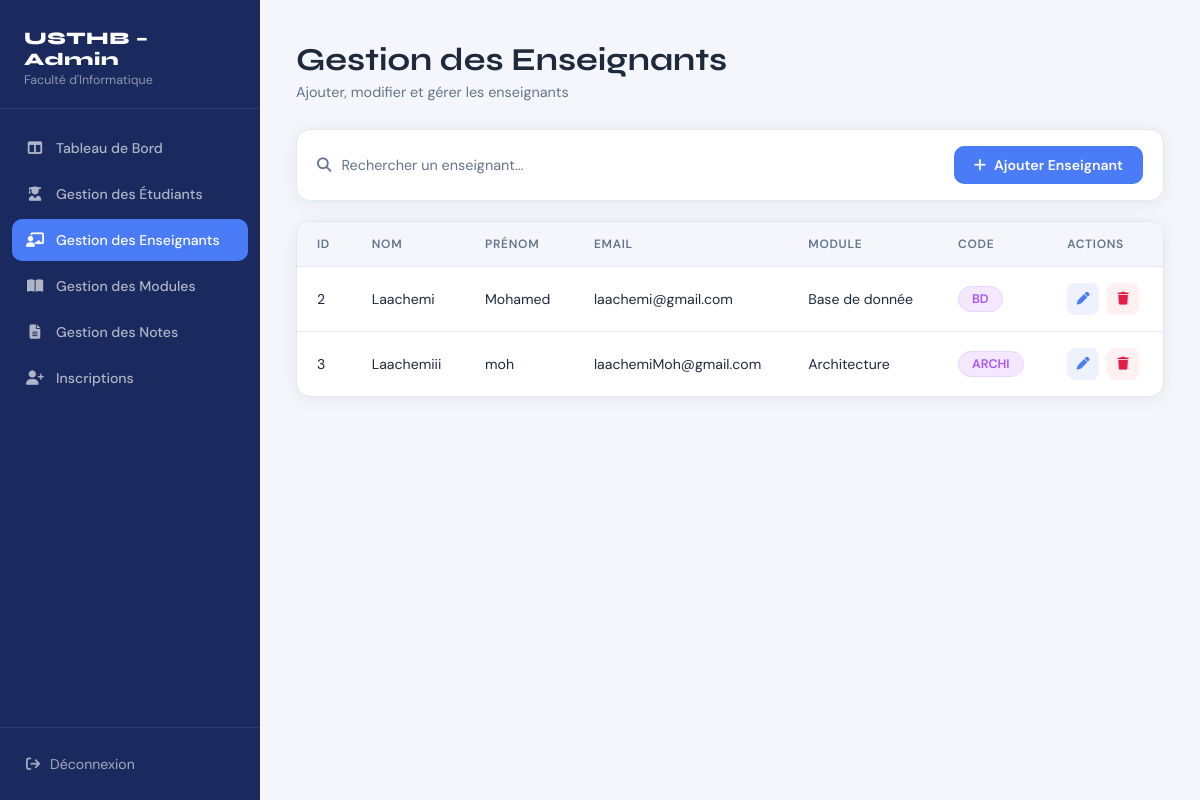
/GestionEnseignant.php, run on the app's committed database.
### tables this page shows
CREATE TABLE `modules` (
  `id` int(11) NOT NULL,
  `code` varchar(255) NOT NULL,
  `name` varchar(255) NOT NULL,
  `coefficient` int(11) NOT NULL DEFAULT 1,
  `teacher_id` int(11) DEFAULT NULL,
  `lvl` int(11) NOT NULL DEFAULT 1
);

CREATE TABLE `teachers` (
  `id` int(11) NOT NULL,
  `first_name` varchar(255) NOT NULL,
  `last_name` varchar(255) NOT NULL,
  `email` varchar(255) DEFAULT NULL,
  `user_id` int(11) DEFAULT NULL
);

### GestionEnseignant.php (the view, shortened to what this page needs)
<?php
    $db_server = "localhost";
    $db_user   = "root";
    $db_pass   = "";
    $db_name   = "Usthb_app";
    $conn = mysqli_connect($db_server, $db_user, $db_pass, $db_name);
    $queryTeachers = "SELECT t.id, t.first_name, t.last_name, t.email, m.name AS module_name, m.code AS module_code
                      FROM Teachers t
                      LEFT JOIN Modules m ON m.teacher_id = t.id
                      ORDER BY t.id ASC";
    $resultTeachers = mysqli_query($conn, $queryTeachers);
    $teachers = [];
    while($t = mysqli_fetch_assoc($resultTeachers))
         $teachers[] = $t;
?>
<!DOCTYPE html>
<html lang="fr">
<head>
    <link rel="stylesheet" href="https://cdnjs.cloudflare.com/ajax/libs/font-awesome/6.5.0/css/all.min.css">
    <link rel="stylesheet" href="GestionEnseignant.css">
</head>
<body>
<div class="layout">
    <aside class="sidebar">
        <div class="sidebar-brand">
            <h2>USTHB – Admin</h2>
            <p>Faculté d'Informatique</p>
        </div>
        <nav class="sidebar-nav">
            <a href="dashboard_admin.php" class="nav-item"><i class="fa-solid fa-table-columns"></i> Tableau de Bord</a>
            <a href="GestionEtudiant.php" class="nav-item"><i class="fa-solid fa-user-graduate"></i> Gestion des Étudiants</a>
            <a href="GestionEnseignant.php" class="nav-item active"><i class="fa-solid fa-chalkboard-user"></i> Gestion des Enseignants</a>
            <a href="GestionModule.php" class="nav-item"><i class="fa-solid fa-book-open"></i> Gestion des Modules</a>
            <a href="Notes.php" class="nav-item"><i class="fa-solid fa-file-lines"></i> Gestion des Notes</a>
            <a href="inscriptions.php" class="nav-item"><i class="fa-solid fa-user-plus"></i> Inscriptions</a>
        </nav>
        <div class="sidebar-footer">
            <a href="login.php"><i class="fa-solid fa-arrow-right-from-bracket"></i> Déconnexion</a>
        </div>
    </aside>
    <main class="main">
        <div class="page-header">
            <h1>Gestion des Enseignants</h1>
            <p>Ajouter, modifier et gérer les enseignants</p>
        </div>
        <div class="toolbar">
            <div class="search-box">
                <i class="fa-solid fa-magnifying-glass"></i>
                <input type="text" id="searchInput" placeholder="Rechercher un enseignant...">
            </div>
            <button class="btn-add" onclick="openAddModal()"><i class="fa-solid fa-plus"></i> Ajouter Enseignant</button>
        </div>
        <div class="table-panel">
            <div class="table-wrapper">
                <table id="teachersTable">
                    <thead>
                        <tr>
                            <th>ID</th><th>NOM</th><th>PRÉNOM</th><th>EMAIL</th><th>MODULE</th><th>CODE</th><th>ACTIONS</th>
                        </tr>
                    </thead>
                    <tbody>
                        <?php if(count($teachers) > 0): ?>
                            <?php foreach($teachers as $t): ?>
                            <tr>
                                <td><?= htmlspecialchars($t['id']) ?></td>
                                <td><?= htmlspecialchars($t['last_name']) ?></td>
                                <td><?= htmlspecialchars($t['first_name']) ?></td>
                                <td><?= htmlspecialchars($t['email'] ?? '–') ?></td>
                                <td><?= htmlspecialchars($t['module_name'] ?? '–') ?></td>
                                <td>
                                    <?php if($t['module_code']): ?>
                                        <span class="badge-module"><?= htmlspecialchars($t['module_code']) ?></span>
                                    <?php else: ?>
                                        <span class="no-module">–</span>
                                    <?php endif; ?>
                                </td>
                                <td class="actions-cell">
                                    <button class="btn-icon btn-edit" title="Modifier" onclick="openEditModal(<?= $t['id'] ?>,'<?= addslashes($t['first_name']) ?>','<?= addslashes($t['last_name']) ?>','<?= addslashes($t['email'] ?? '') ?>')">
                                        <i class="fa-solid fa-pen"></i>
                                    </button>
                                    <a href="GestionEnseignant.php?delete_id=<?= $t['id'] ?>" class="btn-icon btn-delete" title="Supprimer" onclick="return confirm('Supprimer cet enseignant ?')">
                                        <i class="fa-solid fa-trash"></i>
                                    </a>
                                </td>
                            </tr>
                            <?php endforeach; ?>
                        <?php else: ?>
                            <tr><td colspan="7" class="empty-msg">Aucun enseignant trouvé.</td></tr>
                        <?php endif; ?>
                    </tbody>
                </table>
            </div>
        </div>
    </main>
</div>
</body>
</html>

### GestionEnseignant.css (style rules this page uses)
*, *::before, *::after { box-sizing: border-box; margin: 0; padding: 0; }
:root { --navy: #1a2a5e; --accent-blue: #4a7cf7; --accent-green: #22c55e; --accent-purple: #a855f7; --bg: #f4f6fb; --card: #ffffff; --text: #1e293b; --muted: #64748b; --border: #e2e8f0; --sidebar-w: 260px; --radius: 14px; --shadow: 0 2px 16px rgba(30, 41, 59, .07); }
html, body { height: 100%; font-family: 'DM Sans', sans-serif; background: var(--bg); color: var(--text); }
.layout { display: flex; min-height: 100vh; }
.sidebar { width: var(--sidebar-w); background: var(--navy); display: flex; flex-direction: column; position: fixed; top: 0; left: 0; bottom: 0; z-index: 100; }
.sidebar-brand { padding: 28px 24px 20px; border-bottom: 1px solid rgba(255,255,255,.08); }
.sidebar-brand h2 { font-family: 'Syne', sans-serif; font-weight: 800; font-size: 1.1rem; color: #fff; letter-spacing: .5px; }
.sidebar-brand p { font-size: .78rem; color: rgba(255,255,255,.5); margin-top: 2px; }
.sidebar-nav { flex: 1; padding: 18px 12px; display: flex; flex-direction: column; gap: 4px; }
.nav-item { display: flex; align-items: center; gap: 12px; padding: 12px 14px; border-radius: 10px; color: rgba(255,255,255,.65); text-decoration: none; font-size: .88rem; font-weight: 500; transition: background .18s, color .18s; }
.nav-item i { width: 18px; text-align: center; font-size: .9rem; }
.nav-item.active { background: var(--accent-blue); color: #fff; }
.sidebar-footer { padding: 16px 12px; border-top: 1px solid rgba(255,255,255,.08); }
.sidebar-footer a { display: flex; align-items: center; gap: 10px; padding: 11px 14px; border-radius: 10px; color: rgba(255,255,255,.6); text-decoration: none; font-size: .88rem; transition: background .18s, color .18s; }
.main { margin-left: var(--sidebar-w); flex: 1; padding: 40px 36px; min-height: 100vh; }
.page-header { margin-bottom: 28px; }
.page-header h1 { font-family: 'Syne', sans-serif; font-weight: 700; font-size: 2rem; color: var(--text); }
.page-header p { color: var(--muted); margin-top: 4px; font-size: .9rem; }
.toolbar { display: flex; align-items: center; justify-content: space-between; gap: 16px; background: var(--card); border: 1px solid var(--border); border-radius: var(--radius); padding: 16px 20px; margin-bottom: 20px; box-shadow: var(--shadow); }
.search-box { display: flex; align-items: center; gap: 10px; flex: 1; }
.search-box i { color: var(--muted); font-size: .9rem; }
.search-box input { border: none; outline: none; background: transparent; font-family: 'DM Sans', sans-serif; font-size: .9rem; color: var(--text); width: 100%; }
.search-box input::placeholder { color: var(--muted); }
.btn-add { display: flex; align-items: center; gap: 8px; background: var(--accent-blue); color: #fff; border: none; cursor: pointer; padding: 10px 20px; border-radius: 10px; font-family: 'DM Sans', sans-serif; font-size: .88rem; font-weight: 600; white-space: nowrap; transition: background .18s; text-decoration: none; }
.table-panel { background: var(--card); border: 1px solid var(--border); border-radius: var(--radius); box-shadow: var(--shadow); overflow: hidden; }
.table-wrapper { overflow-x: auto; overflow-y: auto; max-height: 520px; scrollbar-width: thin; scrollbar-color: var(--accent-blue) transparent; }
table { width: 100%; border-collapse: collapse; min-width: 700px; }
thead { position: sticky; top: 0; z-index: 1; background: var(--bg); }
thead th { padding: 14px 20px; text-align: left; font-size: .75rem; font-weight: 600; color: var(--muted); letter-spacing: .7px; border-bottom: 1px solid var(--border); white-space: nowrap; }
tbody tr { border-bottom: 1px solid var(--border); transition: background .15s; }
tbody tr:last-child { border-bottom: none; }
tbody td { padding: 16px 20px; font-size: .88rem; color: var(--text); white-space: nowrap; }
.badge-module { display: inline-block; background: #f3e8ff; color: var(--accent-purple); border: 1px solid #e9d5ff; border-radius: 20px; padding: 4px 13px; font-size: .78rem; font-weight: 600; }
.actions-cell { display: flex; align-items: center; gap: 8px; }
.btn-icon { width: 32px; height: 32px; border-radius: 8px; border: none; cursor: pointer; display: flex; align-items: center; justify-content: center; font-size: .8rem; text-decoration: none; transition: opacity .18s, transform .18s; }
.btn-edit { background: #eef2ff; color: var(--accent-blue); }
.btn-delete { background: #fff1f2; color: #e11d48; }

### data on the page
modules: teacher "2", teacher.last_name "Laachemi", teacher.first_name "Mohamed", teacher.email "laachemi@gmail.com", name "Base de donnée", code "BD"
modules: teacher "3", teacher.last_name "Laachemiii", teacher.first_name "moh", teacher.email "laachemiMoh@gmail.com", name "Architecture", code "ARCHI"
